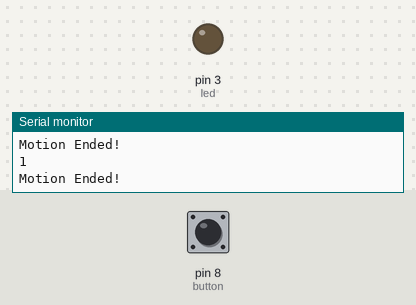
Bench run of a sketch on a simulated Arduino Uno, built with avr-gcc and run on an emulated ATmega328P. Parts: output pins drawn as LEDs (lit = HIGH), the last lines printed to the serial monitor. Dashed ring = blinking. The inputs (shaded band) are chosen by the test bench; at power-on: pin 8 (button) HIGH. No radio packets arrive unless stated; pins used as bus, display or sensor lines are not drawn.

Above: at 1.2 s.
1.3 s: pin 8 (button) pulled LOW for 1 s
At 1.7 s:
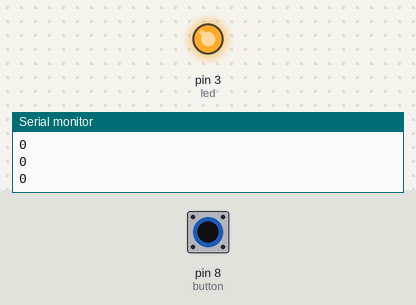
3.8 s: pin 8 (button) pulled LOW for 1 s
At 6.0 s:
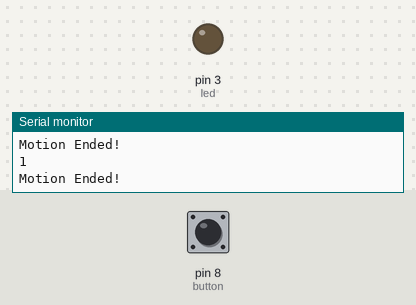
7.8 s: pin 8 (button) pulsed LOW 2 times (0.12 s each, 0.3 s apart)
At 7.86 s:
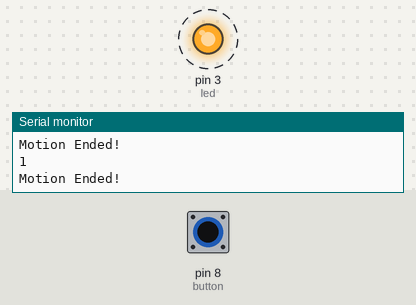
11.4 s: pin 8 (button) pulsed LOW 5 times (0.12 s each, 0.3 s apart)
At 13.3 s:
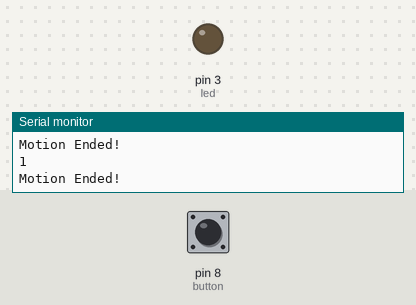
Timing chart, 0 to 14.8 s (numbered marks = the images above; inputs shaded):
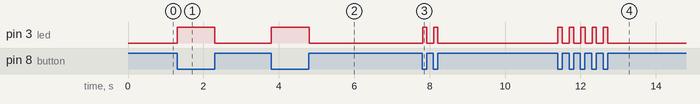

The sketch:

Transmitter.ino
```cpp
#include <RF24.h>
#include <RF24Network.h>
#include <SPI.h>

#define led 3
#define button 8

int value = 1;
int pirState = LOW;


bool buttonState = 0;
uint32_t receiver[3];
uint32_t input[3];


RF24 radio(9, 10);               // nRF24L01 (CE,CSN)
RF24Network network(radio);   // Include the radio in the network


const uint16_t this_node = 00;   // Address of this node in Octal format ( 04,031, etc)
const uint16_t node01 = 01;
const uint16_t node02 = 02;


void setup() {

  Serial.begin(9600);
  pinMode(led, OUTPUT);
  digitalWrite(led,LOW);
  pinMode(button, INPUT_PULLUP);


  SPI.begin();
  radio.begin();
  network.begin(90, this_node);  //(channel, node address)
}

void loop() {
  network.update();                                               // set the delay to 5 milliseconds for stability                                    // Stop listening and start receiving
  input[0] = digitalRead(button);                           // Assigning led status to input[0]
  Serial.println(input[0]);                                 // Print input[0] to the serial for debugging
  RF24NetworkHeader header(node01);     // (Address where the data is going)
  RF24NetworkHeader header2(node02);

  bool ok = network.write(header, &input, sizeof(input)); // Send the data
  bool ok2 = network.write(header2, &input, sizeof(input));

//on board led
   value = digitalRead(button);

  if (value == LOW) {
    digitalWrite(led,HIGH);

    if (pirState == HIGH) {
      Serial.println("Motion Detected!");
      pirState = HIGH;
    }
  }else{
    digitalWrite(led, LOW);

    if(pirState == LOW){
      Serial.println("Motion Ended!");
      pirState = LOW;
      }
    }
}
```

Measured:
- after the input at 1.3 s, pin 3 (led): LOW → HIGH at once, → LOW 1.0 s later
- after the input at 3.8 s, pin 3 (led): LOW → HIGH at once, → LOW 1.0 s later
- after the input at 7.8 s, pin 3 (led): alternates HIGH for 0.11 s and LOW for 0.19 s, 4 changes in all, then stays LOW, starting at once
- after the input at 11.4 s, pin 3 (led): alternates HIGH for 0.11 s and LOW for 0.19 s, 10 changes in all, then stays LOW, starting at once
